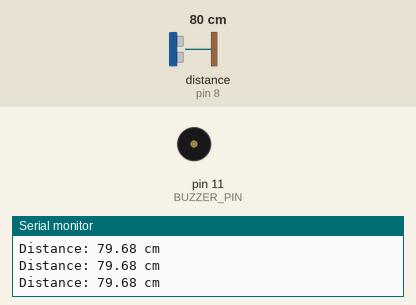
The sketch below on a simulated Arduino Uno, built with avr-gcc and run on an emulated ATmega328P. Parts: buzzer (waves = sounding), the last lines printed to the serial monitor. Wiring (inferred from the names in the program): ultrasonic range finder: trigger pin 9; echo pin 8. Inputs (shaded band) come from the test bench; at power-on: distance to the obstacle (sensor on pin 8) 80 cm. The echo pulse lasts 58.3 µs per cm.

Above: at 1.2 s.
1.3 s: distance to the obstacle (sensor on pin 8) set to 33 cm
2.8 s: distance to the obstacle (sensor on pin 8) set to 27 cm
At 2.91 s:
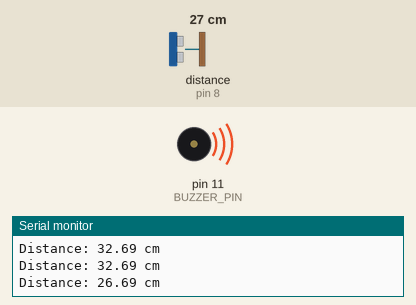
Timing chart, 0 to 11.8 s (numbered marks = the images above; inputs shaded):
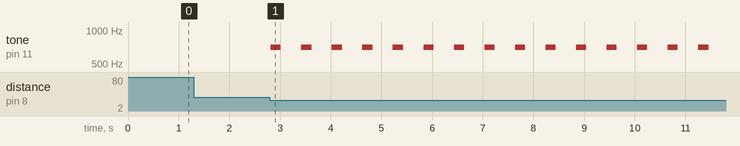

The sketch:

sketch_may28a.ino
```cpp
#define TRIG_PIN 9
#define ECHO_PIN 8
#define BUZZER_PIN 11

void setup() {
  pinMode(TRIG_PIN, OUTPUT);
  pinMode(ECHO_PIN, INPUT);
  pinMode(BUZZER_PIN, OUTPUT);
  Serial.begin(9600);
}

void loop() {
  long duration;
  float distance;

  digitalWrite(TRIG_PIN, LOW);
  delayMicroseconds(2);
  digitalWrite(TRIG_PIN, HIGH);
  delayMicroseconds(10);
  digitalWrite(TRIG_PIN, LOW);

  duration = pulseIn(ECHO_PIN, HIGH);
  distance = (duration * 0.0343) / 2;

  Serial.print("Distance: ");
  Serial.print(distance);
  Serial.println(" cm");

  if (distance > 0 && distance <= 30) {
    tone(BUZZER_PIN, 700, 200);
    delay(500);
  } else {
    noTone(BUZZER_PIN);
  }

  delay(100);
}
```

Measured:
- the behaviour switches between 31 and 30 cm on distance to the obstacle (sensor on pin 8) (found by bisection; images 0 and 1)
- after the input at 2.8 s, tone on pin 11 (BUZZER_PIN): alternates 700 Hz for 0.20 s and silent for 0.40 s, starting at once
